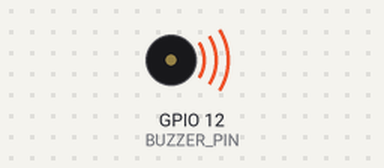
Bench run of a program on a simulated Raspberry Pi (BCM pin numbers). Shown: buzzer (waves = sounding). At 8.0 s the program stops and its outputs stay as they are.

Above: at 0.1 s.
At 8.1 s:
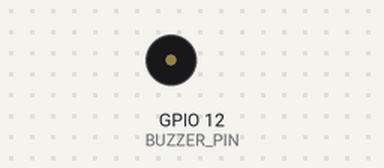
Timing chart, 0 to 9.5 s (numbered marks = the images above):
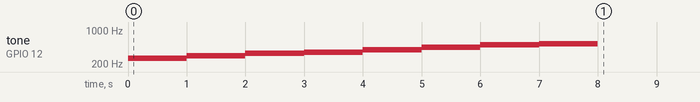

Measured:
- by itself, tone on GPIO 12 (BUZZER_PIN): plays 262 Hz for 1.0 s, 294 Hz for 1.0 s, 330 Hz for 1.0 s, 349 Hz for 1.0 s, 392 Hz for 1.0 s, 440 Hz for 1.0 s … (8 notes in this stretch)

The program:

piezo_buzzer2.py
```python
# 도레미파솔라시도 음 출력하기
import RPi.GPIO as GPIO
import time

BUZZER_PIN = 12
GPIO.setmode(GPIO.BCM)
GPIO.setup(BUZZER_PIN, GPIO.OUT)

# PWM 인스턴스 생성
# 주파수 설정 (C4: 262Hz)
pwm = GPIO.PWM(BUZZER_PIN, 262)
pwm.start(50)   # duty cycle (0~100)

# 도레미파솔라시도 소리내기
melody = [262, 294, 330, 349, 392, 440, 494, 523] # list로 주파수값 담기

try:
  for i in melody:
    pwm.ChangeFrequency(i)  # 주파수 변경
    time.sleep(1)

finally:
  pwm.stop()
  GPIO.cleanup()
```
